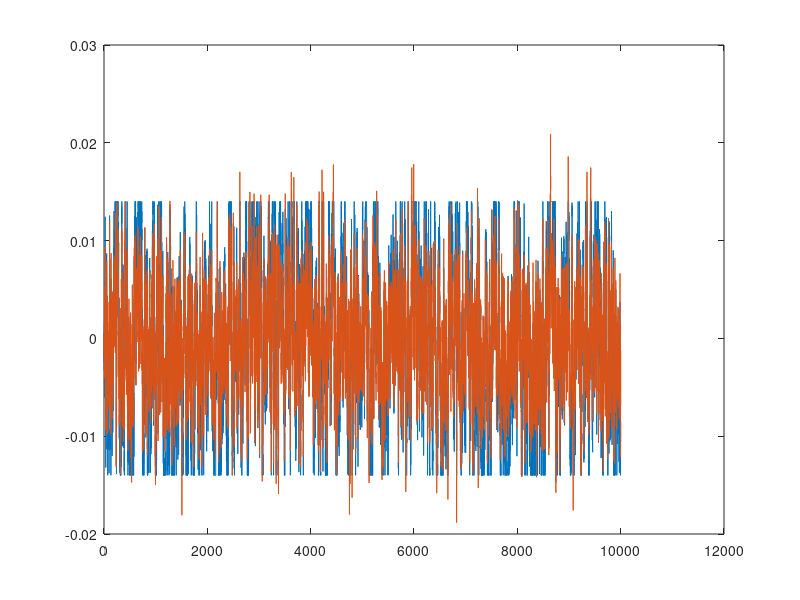
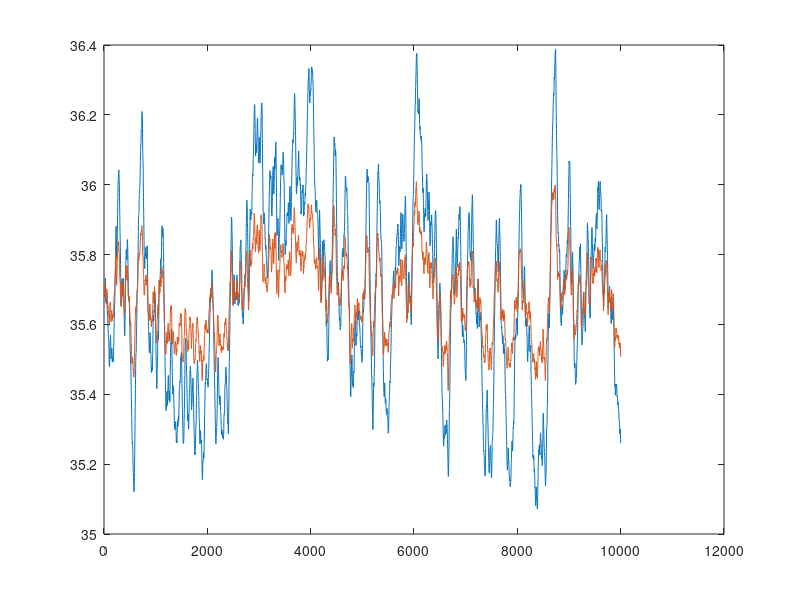

Write the MATLAB code that produced these figures, in order.
clear all;

load ./XPA/Zsim_XPA.mat Zsim XPA_K Kds;
Zsim_XPA = Zsim;
Ksim_XPA = XPA_K;
Kss_XPA = Kds;

load ./REITER/Zsim_REITER_rrhoTFP0.25.mat vAggregateTFP Kpath KSS;
Zsim_REITER = vAggregateTFP;
Ksim_REITER = Kpath;
Kss_REITER = KSS;

disp([Kss_XPA Kss_REITER]);

figure;
plot(Zsim_XPA);
hold on;
plot(Zsim_REITER);

figure;
plot(Ksim_XPA);
hold on;
plot(Ksim_REITER);